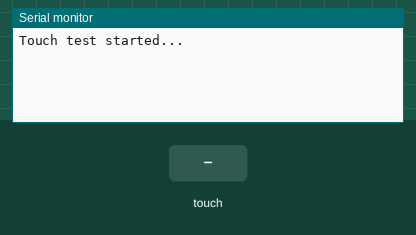
This sketch was run on a simulated Arduino Uno, built with avr-gcc and run on an emulated ATmega328P. Shown: the last lines printed to the serial monitor. The test bench sets the inputs (shaded band).

Above: at 1.2 s.
1.3 s: touch panel pressed at 13 % / 10 % of its raw x / y range
At 2.5 s:
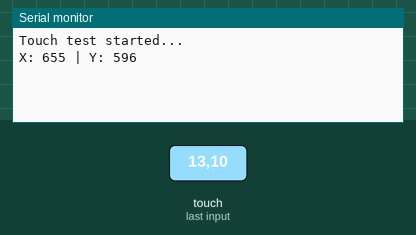
2.8 s: touch panel pressed at 38 % / 10 % of its raw x / y range
At 3.6 s:
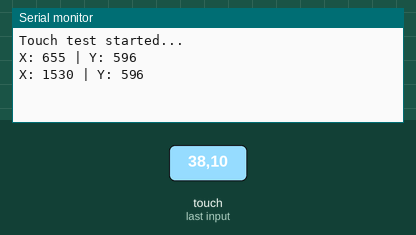

The sketch:

touchscreentest.ino
```cpp
#include <SPI.h>
#include <XPT2046_Touchscreen.h>

#define CS_PIN 10
#define IRQ_PIN 2

XPT2046_Touchscreen ts(CS_PIN, IRQ_PIN);

void setup() {
  Serial.begin(9600);
  ts.begin();
  ts.setRotation(1);

  Serial.println("Touch test started...");
}

void loop() {
  if (ts.touched()) {
    TS_Point p = ts.getPoint();

    Serial.print("X: ");
    Serial.print(p.x);
    Serial.print(" | Y: ");
    Serial.println(p.y);

    delay(150);
  }
}
```

Measured:
- after the input at 1.3 s, the serial monitor: prints a new line at once (image 1)
- after the input at 2.8 s, the serial monitor: prints a new line at once (image 2)
